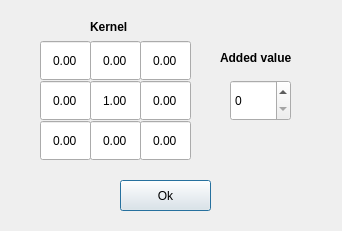
<?xml version="1.0" encoding="UTF-8"?>
<ui version="4.0">
 <class>LFilterForm</class>
 <widget class="QDialog" name="LFilterForm">
  <property name="geometry">
   <rect>
    <x>0</x>
    <y>0</y>
    <width>342</width>
    <height>231</height>
   </rect>
  </property>
  <property name="windowTitle">
   <string>Set kernel</string>
  </property>
  <widget class="QPushButton" name="okButton">
   <property name="geometry">
    <rect>
     <x>120</x>
     <y>180</y>
     <width>91</width>
     <height>31</height>
    </rect>
   </property>
   <property name="text">
    <string>Ok</string>
   </property>
  </widget>
  <widget class="QLabel" name="label">
   <property name="geometry">
    <rect>
     <x>90</x>
     <y>20</y>
     <width>57</width>
     <height>15</height>
    </rect>
   </property>
   <property name="text">
    <string>&lt;html&gt;&lt;head/&gt;&lt;body&gt;&lt;p&gt;&lt;span style=&quot; font-weight:600;&quot;&gt;Kernel&lt;/span&gt;&lt;/p&gt;&lt;/body&gt;&lt;/html&gt;</string>
   </property>
  </widget>
  <widget class="QDoubleSpinBox" name="kernelBox12">
   <property name="geometry">
    <rect>
     <x>90</x>
     <y>40</y>
     <width>51</width>
     <height>41</height>
    </rect>
   </property>
   <property name="alignment">
    <set>Qt::AlignCenter</set>
   </property>
   <property name="buttonSymbols">
    <enum>QAbstractSpinBox::NoButtons</enum>
   </property>
   <property name="minimum">
    <double>-99.989999999999995</double>
   </property>
   <property name="value">
    <double>0.000000000000000</double>
   </property>
  </widget>
  <widget class="QDoubleSpinBox" name="kernelBox13">
   <property name="geometry">
    <rect>
     <x>140</x>
     <y>40</y>
     <width>51</width>
     <height>41</height>
    </rect>
   </property>
   <property name="alignment">
    <set>Qt::AlignCenter</set>
   </property>
   <property name="buttonSymbols">
    <enum>QAbstractSpinBox::NoButtons</enum>
   </property>
   <property name="minimum">
    <double>-99.989999999999995</double>
   </property>
   <property name="value">
    <double>0.000000000000000</double>
   </property>
  </widget>
  <widget class="QDoubleSpinBox" name="kernelBox22">
   <property name="geometry">
    <rect>
     <x>90</x>
     <y>80</y>
     <width>51</width>
     <height>41</height>
    </rect>
   </property>
   <property name="alignment">
    <set>Qt::AlignCenter</set>
   </property>
   <property name="buttonSymbols">
    <enum>QAbstractSpinBox::NoButtons</enum>
   </property>
   <property name="minimum">
    <double>-99.989999999999995</double>
   </property>
   <property name="value">
    <double>1.000000000000000</double>
   </property>
  </widget>
  <widget class="QDoubleSpinBox" name="kernelBox23">
   <property name="geometry">
    <rect>
     <x>140</x>
     <y>80</y>
     <width>51</width>
     <height>41</height>
    </rect>
   </property>
   <property name="alignment">
    <set>Qt::AlignCenter</set>
   </property>
   <property name="buttonSymbols">
    <enum>QAbstractSpinBox::NoButtons</enum>
   </property>
   <property name="minimum">
    <double>-99.989999999999995</double>
   </property>
   <property name="value">
    <double>0.000000000000000</double>
   </property>
  </widget>
  <widget class="QDoubleSpinBox" name="kernelBox21">
   <property name="geometry">
    <rect>
     <x>40</x>
     <y>80</y>
     <width>51</width>
     <height>41</height>
    </rect>
   </property>
   <property name="alignment">
    <set>Qt::AlignCenter</set>
   </property>
   <property name="buttonSymbols">
    <enum>QAbstractSpinBox::NoButtons</enum>
   </property>
   <property name="minimum">
    <double>-99.989999999999995</double>
   </property>
   <property name="value">
    <double>0.000000000000000</double>
   </property>
  </widget>
  <widget class="QDoubleSpinBox" name="kernelBox33">
   <property name="geometry">
    <rect>
     <x>140</x>
     <y>120</y>
     <width>51</width>
     <height>41</height>
    </rect>
   </property>
   <property name="alignment">
    <set>Qt::AlignCenter</set>
   </property>
   <property name="buttonSymbols">
    <enum>QAbstractSpinBox::NoButtons</enum>
   </property>
   <property name="minimum">
    <double>-99.989999999999995</double>
   </property>
   <property name="value">
    <double>0.000000000000000</double>
   </property>
  </widget>
  <widget class="QDoubleSpinBox" name="kernelBox32">
   <property name="geometry">
    <rect>
     <x>90</x>
     <y>120</y>
     <width>51</width>
     <height>41</height>
    </rect>
   </property>
   <property name="alignment">
    <set>Qt::AlignCenter</set>
   </property>
   <property name="buttonSymbols">
    <enum>QAbstractSpinBox::NoButtons</enum>
   </property>
   <property name="minimum">
    <double>-99.989999999999995</double>
   </property>
   <property name="value">
    <double>0.000000000000000</double>
   </property>
  </widget>
  <widget class="QDoubleSpinBox" name="kernelBox31">
   <property name="geometry">
    <rect>
     <x>40</x>
     <y>120</y>
     <width>51</width>
     <height>41</height>
    </rect>
   </property>
   <property name="alignment">
    <set>Qt::AlignCenter</set>
   </property>
   <property name="buttonSymbols">
    <enum>QAbstractSpinBox::NoButtons</enum>
   </property>
   <property name="minimum">
    <double>-99.989999999999995</double>
   </property>
   <property name="value">
    <double>0.000000000000000</double>
   </property>
  </widget>
  <widget class="QDoubleSpinBox" name="kernelBox11">
   <property name="geometry">
    <rect>
     <x>40</x>
     <y>40</y>
     <width>51</width>
     <height>41</height>
    </rect>
   </property>
   <property name="alignment">
    <set>Qt::AlignCenter</set>
   </property>
   <property name="buttonSymbols">
    <enum>QAbstractSpinBox::NoButtons</enum>
   </property>
   <property name="minimum">
    <double>-99.989999999999995</double>
   </property>
   <property name="value">
    <double>0.000000000000000</double>
   </property>
  </widget>
  <widget class="QLabel" name="label_2">
   <property name="geometry">
    <rect>
     <x>220</x>
     <y>50</y>
     <width>91</width>
     <height>16</height>
    </rect>
   </property>
   <property name="text">
    <string>&lt;html&gt;&lt;head/&gt;&lt;body&gt;&lt;p&gt;&lt;span style=&quot; font-weight:600;&quot;&gt;Added value&lt;/span&gt;&lt;/p&gt;&lt;/body&gt;&lt;/html&gt;</string>
   </property>
  </widget>
  <widget class="QSpinBox" name="addedVBox">
   <property name="geometry">
    <rect>
     <x>230</x>
     <y>80</y>
     <width>61</width>
     <height>41</height>
    </rect>
   </property>
   <property name="maximum">
    <number>255</number>
   </property>
  </widget>
 </widget>
 <resources/>
 <connections/>
</ui>
